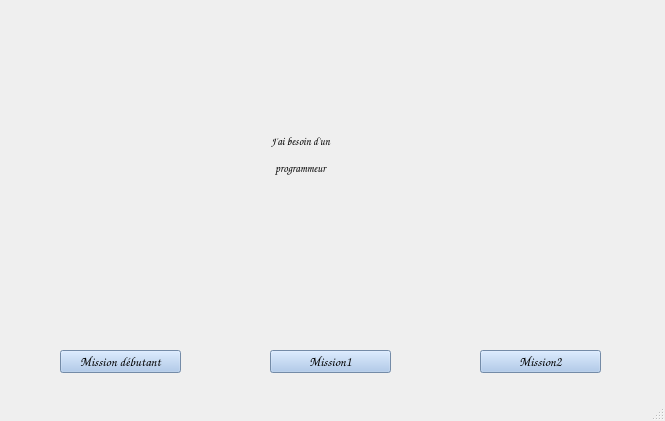
<?xml version="1.0" encoding="UTF-8"?>
<ui version="4.0">
 <class>mainWindow</class>
 <widget class="QMainWindow" name="mainWindow">
  <property name="geometry">
   <rect>
    <x>0</x>
    <y>0</y>
    <width>665</width>
    <height>421</height>
   </rect>
  </property>
  <property name="windowTitle">
   <string>Programmation en Python</string>
  </property>
  <property name="windowIcon">
   <iconset>
    <normaloff>images/car.ico</normaloff>images/car.ico</iconset>
  </property>
  <widget class="QWidget" name="centralwidget">
   <widget class="QPushButton" name="openfile">
    <property name="geometry">
     <rect>
      <x>60</x>
      <y>350</y>
      <width>121</width>
      <height>23</height>
     </rect>
    </property>
    <property name="font">
     <font>
      <family>Comic Sans MS</family>
      <pointsize>10</pointsize>
     </font>
    </property>
    <property name="styleSheet">
     <string notr="true">background-color: rgb(162, 194, 234);</string>
    </property>
    <property name="text">
     <string>Mission débutant</string>
    </property>
   </widget>
   <widget class="QLabel" name="label">
    <property name="geometry">
     <rect>
      <x>0</x>
      <y>0</y>
      <width>601</width>
      <height>331</height>
     </rect>
    </property>
    <property name="text">
     <string/>
    </property>
    <property name="pixmap">
     <pixmap>images/Taxi.png</pixmap>
    </property>
   </widget>
   <widget class="QLabel" name="label_2">
    <property name="geometry">
     <rect>
      <x>260</x>
      <y>130</y>
      <width>81</width>
      <height>51</height>
     </rect>
    </property>
    <property name="font">
     <font>
      <family>Comic Sans MS</family>
      <pointsize>8</pointsize>
      <weight>50</weight>
      <bold>false</bold>
     </font>
    </property>
    <property name="text">
     <string>&lt;html&gt;&lt;head/&gt;&lt;body&gt;&lt;p&gt;J'ai besoin d'un&lt;/p&gt;&lt;p&gt;programmeur&lt;/p&gt;&lt;/body&gt;&lt;/html&gt;</string>
    </property>
    <property name="textFormat">
     <enum>Qt::RichText</enum>
    </property>
    <property name="alignment">
     <set>Qt::AlignCenter</set>
    </property>
   </widget>
   <widget class="QPushButton" name="openfile_2">
    <property name="geometry">
     <rect>
      <x>270</x>
      <y>350</y>
      <width>121</width>
      <height>23</height>
     </rect>
    </property>
    <property name="font">
     <font>
      <family>Comic Sans MS</family>
      <pointsize>10</pointsize>
     </font>
    </property>
    <property name="styleSheet">
     <string notr="true">background-color: rgb(162, 194, 234);</string>
    </property>
    <property name="text">
     <string>Mission1</string>
    </property>
   </widget>
   <widget class="QPushButton" name="openfile_3">
    <property name="geometry">
     <rect>
      <x>480</x>
      <y>350</y>
      <width>121</width>
      <height>23</height>
     </rect>
    </property>
    <property name="font">
     <font>
      <family>Comic Sans MS</family>
      <pointsize>10</pointsize>
     </font>
    </property>
    <property name="styleSheet">
     <string notr="true">background-color: rgb(162, 194, 234);</string>
    </property>
    <property name="text">
     <string>Mission2</string>
    </property>
   </widget>
  </widget>
  <widget class="QMenuBar" name="menubar">
   <property name="geometry">
    <rect>
     <x>0</x>
     <y>0</y>
     <width>665</width>
     <height>21</height>
    </rect>
   </property>
  </widget>
  <widget class="QStatusBar" name="statusbar"/>
 </widget>
 <resources/>
 <connections/>
</ui>
